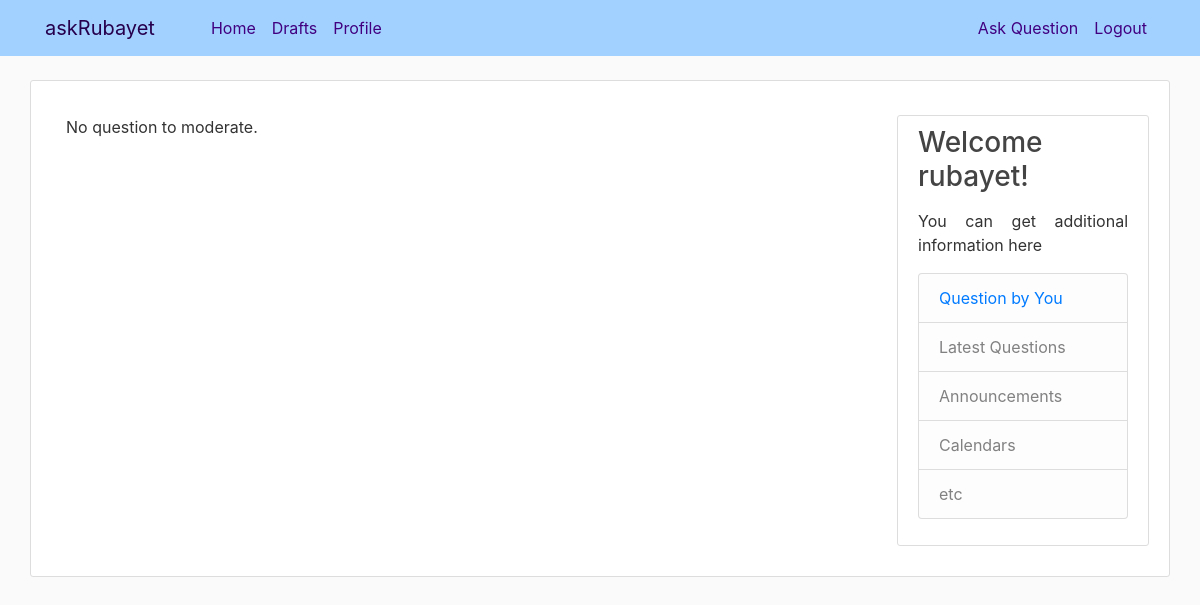
Before: /drafts/ (signed in) with the older database file.
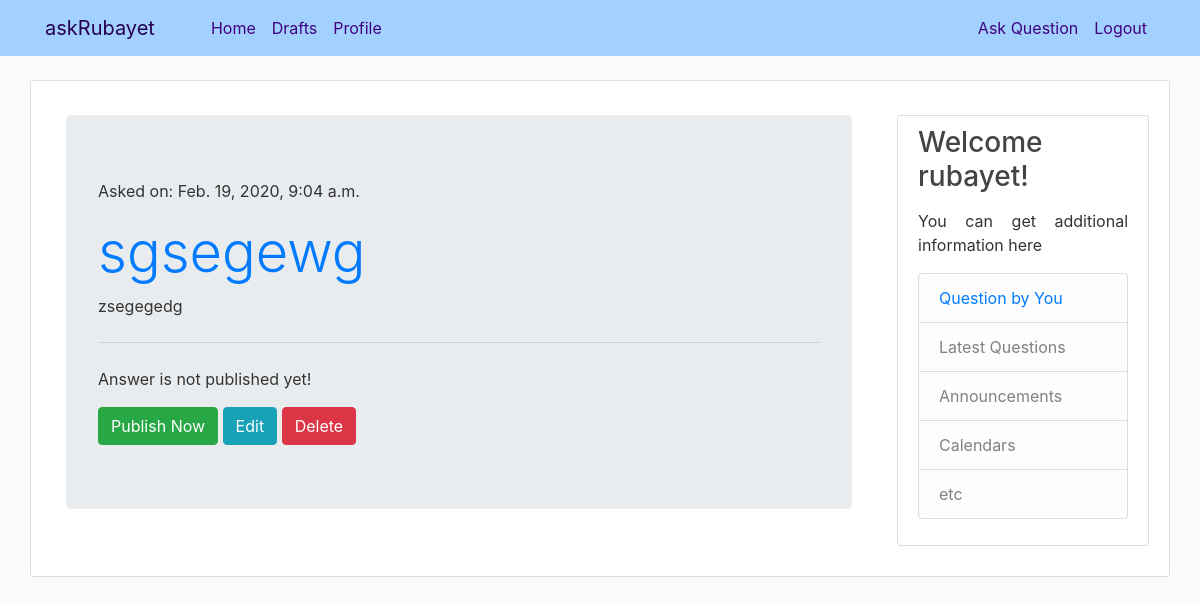
After: the same page with the newer database file.
### ask/models.py (models this page shows, shortened)
class Question(models.Model):
    author                  = models.ForeignKey(settings.AUTH_USER_MODEL, on_delete=models.CASCADE)
    title                   = models.CharField(max_length=300)
    optional_description    = models.TextField(blank=True, null=True)
    created_date            = models.DateTimeField(default=timezone.now)
    published_date          = models.DateTimeField(blank=True, null=True)

### ask/views.py (the view)
# urls.py: path('drafts/', views.question_draft_list, name='question_draft_list'),
@login_required
def question_draft_list(request):
    ques = Question.objects.filter(published_date__isnull=True).order_by('created_date')
    return render(request, 'ask/question_draft_list.html', {'ques': ques})

### ask/templates/ask/question_draft_list.html
{% extends "ask/base.html" %}
{% block content %}
<div class="container">
  {% for que in ques %}
  <div class="jumbotron">
    <p>Asked on: {{ que.created_date }}</p>
    <h1 class="display-4"><a href="{% url 'ques_detail' pk=que.pk %}">{{ que.title }}</a></h1>
    <p >{{ que.optional_description|linebreaksbr }}</p>
    <hr class="my-4">
    {% if que.published_date %}
      {% if que.author.first_name %}
      <h5>{{ que.author.first_name }} Says:</h5>
      {% else %}
      <h5>{{ que.author }} Says:</h5>
      {% endif %}
      <p class="lead">{{ que.answer }}</p>
    {% else %}
      {% if not user.is_authenticated %}
        <p>Answer is not published yet! Please come back later.</p>
      {% else %}
        <p>Answer is not published yet!</p>
        <a class="btn btn-success" href="{% url 'ques_publish' pk=que.pk %}">Publish Now</a>
      {% endif %}
      {% if user.is_authenticated %}
        <a class="btn btn-info" href="{% url 'ques_edit' pk=que.pk %}"><span class="glyphicon glyphicon-pencil">Edit</span></a>
        <a class="btn btn-danger" href="{% url 'ques_remove' pk=que.pk %}"><span class="glyphicon glyphicon-remove">Delete</span></a>
      {% endif %}
    {% endif %}
  </div>
  {% empty %}
    <p>No question to moderate.</p>
  {% endfor %}
</div>
{% endblock content %}

Changed rows visible on the page:
added Question: created_date "Feb. 19, 2020, 9:04 a.m.", title "sgsegewg", optional_description "zsegegedg", shows "Answer is not published yet!", shows "Edit"
Other visible differences:
text no longer shown: "No question to moderate."
